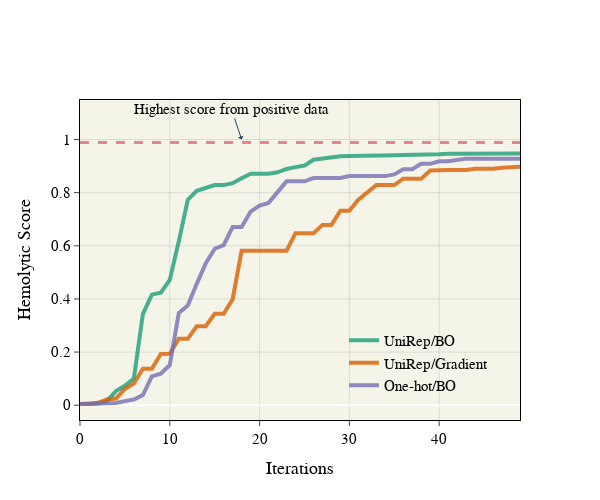

Here is the notebook cell this chart was saved with:
### Code cell
import plotly.express as px 
import plotly.graph_objects as go
from plotly.subplots import make_subplots
import matplotlib.pyplot as plt 
import matplotlib as mpl
import matplotlib.pyplot as plt
import matplotlib.font_manager as font_manager
import urllib.request

mpl.rcParams.update(mpl.rcParamsDefault)

#fig = make_subplots(rows=1, cols=2)


seq_lens = []
def current_best_idx(ys):
    curr_best_idx = [0]
    curr_best = ys[0]
    for i, y in enumerate(ys):
        if i == 0:
            continue
        if y > curr_best:
            curr_best_idx.append(i)
            curr_best = y
    return curr_best_idx

#fig = px.line(df, x="year", y="lifeExp", title='Life expectancy in Canada')
#fig.show()
fig = go.Figure()

#print(seqlen)
y_task1 = []
y_task1_ohc = []
y_task1_grad = []
task1_idx = []
ohc_idx = []
grad_idx = []
for i in range(50):
    with open('./result_task1/labels_0617/y_{0}.pkl'.format(i), 'rb') as f:
        y = pickle.load(f)[:50]
        curr = current_best(y)
        curr_idx = current_best_idx(y)
        y_task1.append(curr)
        task1_idx.append(curr_idx)
        #fig.add_trace(go.Scatter(y=curr, line_width=4, line_color='#766991', opacity=0.1))
        
        #ax.plot(curr, alpha=0.2, color='lightskyblue', linewidth=5)
        
    
    number_str = str(i)
    text_i = number_str.zfill(1)
    with open('./result_task1/seqlen_0414/seq_{0}.pkl'.format(text_i), 'rb') as f1:
        seq_lens.append(pickle.load(f1)[:50])
    
    
    with open('./result_task1/labels_grad_0617/y_{0}.pkl'.format(i), 'rb') as f:
        y = pickle.load(f)[:50]
        curr = current_best(y)
        curr_idx = current_best_idx(y)
        y_task1_grad.append(curr)
        grad_idx.append(curr_idx)
        #fig.add_trace(go.Scatter(y=curr, line_width=8, line_color='#766991', opacity=0.1))
        
    with open('./result_task1/labels_ohc_0617/y_{0}.pkl'.format(i), 'rb') as f:
        y = pickle.load(f)[:50]
        curr = current_best(y)
        curr_idx = current_best_idx(y)
        y_task1_ohc.append(curr)
        ohc_idx.append(curr_idx)
        #fig.add_trace(go.Scatter(y=curr, line_width=8, line_color='#766991', opacity=0.1))
    
new_seqlen = []
for i in range(50):
    curr_len = seq_lens[i][0]
    smooth_len = []
    for idx, ele in enumerate(seq_lens[i]):
        if idx in task1_idx[i]:
            curr_len = ele
        smooth_len.append(curr_len)
    new_seqlen.append(smooth_len)
    
y_task1 = np.array(y_task1)
y_task1_ohc = np.array(y_task1_ohc)
y_task1_grad = np.array(y_task1_grad)
seqlen = jnp.mean(jnp.array(new_seqlen), axis=0)    
y_task1_median = np.median(y_task1, axis=0)
y_grad_median = np.median(y_task1_grad, axis=0)
y_ohc_median = np.median(y_task1_ohc, axis=0)
y_task1_max = np.max(y_task1, axis=0)
y_task1_min = np.min(y_task1, axis=0)
#fig.add_trace(go.Scatter(y=y_task1_median, line_color='#7570b3', line_width=4, opacity=1))
fig.add_trace(go.Scatter(name="UniRep/BO", y=y_task1_median, line_color='#1b9e77', line_width=4, opacity=0.8))
fig.add_hline(y=0.9886331, line_width=3, opacity=1, line_color='rgb(230, 131, 141)', line_dash="dash")

fig.add_trace(go.Scatter(name="UniRep/Gradient", y=y_grad_median, line_color='#d95f02', line_width=4, opacity=0.8))
fig.add_trace(go.Scatter(name="One-hot/BO", y=y_ohc_median, line_color='#7570b3', line_width=4, opacity=0.8))

fig.update_layout(
    #title="Hemolitic task",
    #paper_bgcolor="#f5f4e9",
    height=600/1.2,
    width=600,
    plot_bgcolor="#f5f4e9",
    xaxis_gridcolor="rgba(0, 0, 0, 0.1)",
    xaxis_title="Iterations",
    yaxis_gridcolor="rgba(0, 0, 0, 0.1)",
    yaxis_title="Hemolytic Score",
    showlegend=True,
    xaxis=dict(
    linecolor= 'black',
    linewidth= 1,
    mirror= True,
    ticks='outside'
    ),
  yaxis=dict(
    linecolor= 'black',
    linewidth= 1,
    mirror= True,
    ticks='outside'
  ),
    
    #title={
    #    'text': "Hemolytic task",
    #    'y':0.9,
    #    'x':0.5,
    #    'xanchor': 'center',
    #    'yanchor': 'top'},
    legend=dict(
        yanchor="top",
        y=0.3,
        xanchor="left",
        x=0.60,
        bgcolor = 'rgba(0,0,0,0.0)'
    ),
    font=dict(
        family="Courier New, monospace",
        size=15,
        color="Black",
    )
    )

fig.add_annotation(x=18, y=1,
            text="Highest score from positive data",
            showarrow=True,
            arrowhead=1)
fig.show(scale=2)
fig.write_image('hemo_all.png', scale=2.2)
fig.update_xaxes(rangemode="nonnegative")
fig.update_yaxes(rangemode="nonnegative")
#ax.text(1, 0.92, 'Highest score from Positive data', fontsize=10)
print(y_task1_median[-1])

### Figure 1 — Plotly figure (JSON) as saved in the notebook; plotly's stock layout.template omitted (floating-point values rounded to 4 significant figures)
{"data": [{"line": {"color": "#1b9e77", "width": 4}, "name": "UniRep/BO", "opacity": 0.8, "type": "scatter", "y": [0.004772, 0.004772, 0.006347, 0.01539, 0.05311, 0.07301, 0.1006, 0.3429, 0.416, 0.4236, 0.4718, 0.6169, 0.7724, 0.8072, 0.8182, 0.8283, 0.8283, 0.8357, 0.8541, 0.8714, 0.8714, 0.8714, 0.8764, 0.8891, 0.896, 0.9019, 0.9239, 0.929, 0.9319, 0.9366, 0.9376, 0.9376, 0.9376, 0.9395, 0.9406, 0.9406, 0.9418, 0.9418, 0.9418, 0.9418, 0.9449, 0.9465, 0.9468, 0.9468, 0.9468, 0.9468, 0.9468, 0.9468, 0.9472, 0.9475]}, {"line": {"color": "#d95f02", "width": 4}, "name": "UniRep/Gradient", "opacity": 0.8, "type": "scatter", "y": [0.004645, 0.004645, 0.008886, 0.02131, 0.02521, 0.06119, 0.08123, 0.1374, 0.1374, 0.1929, 0.1936, 0.2498, 0.2498, 0.2972, 0.2972, 0.3439, 0.3439, 0.399, 0.5816, 0.5816, 0.5816, 0.5816, 0.5816, 0.5816, 0.6473, 0.6473, 0.6473, 0.6786, 0.6786, 0.7319, 0.7319, 0.7738, 0.8018, 0.8283, 0.8283, 0.8283, 0.8527, 0.8527, 0.8527, 0.8832, 0.8854, 0.8854, 0.8854, 0.8854, 0.8896, 0.8896, 0.8896, 0.8939, 0.8939, 0.8976]}, {"line": {"color": "#7570b3", "width": 4}, "name": "One-hot/BO", "opacity": 0.8, "type": "scatter", "y": [0.004503, 0.004503, 0.005584, 0.007388, 0.008154, 0.01534, 0.02142, 0.03818, 0.1082, 0.1184, 0.1511, 0.3468, 0.3749, 0.4567, 0.5333, 0.5889, 0.6022, 0.6707, 0.6707, 0.7286, 0.7512, 0.7614, 0.8006, 0.8425, 0.8425, 0.8425, 0.8549, 0.8549, 0.8549, 0.8549, 0.8623, 0.8623, 0.8623, 0.8623, 0.8623, 0.8688, 0.8884, 0.8884, 0.9083, 0.9083, 0.9183, 0.9183, 0.9242, 0.928, 0.928, 0.928, 0.928, 0.928, 0.928, 0.928]}], "layout": {"annotations": [{"arrowhead": 1, "showarrow": true, "text": "Highest score from positive data", "x": 18, "y": 1}], "font": {"color": "Black", "family": "Courier New, monospace", "size": 15}, "height": 500, "legend": {"bgcolor": "rgba(0,0,0,0.0)", "x": 0.6, "xanchor": "left", "y": 0.3, "yanchor": "top"}, "plot_bgcolor": "#f5f4e9", "shapes": [{"line": {"color": "rgb(230, 131, 141)", "dash": "dash", "width": 3}, "opacity": 1, "type": "line", "x0": 0, "x1": 1, "xref": "x domain", "y0": 0.9886, "y1": 0.9886, "yref": "y"}], "showlegend": true, "width": 600, "xaxis": {"gridcolor": "rgba(0, 0, 0, 0.1)", "linecolor": "black", "linewidth": 1, "mirror": true, "ticks": "outside", "title": {"text": "Iterations"}}, "yaxis": {"gridcolor": "rgba(0, 0, 0, 0.1)", "linecolor": "black", "linewidth": 1, "mirror": true, "ticks": "outside", "title": {"text": "Hemolytic Score"}}}}
